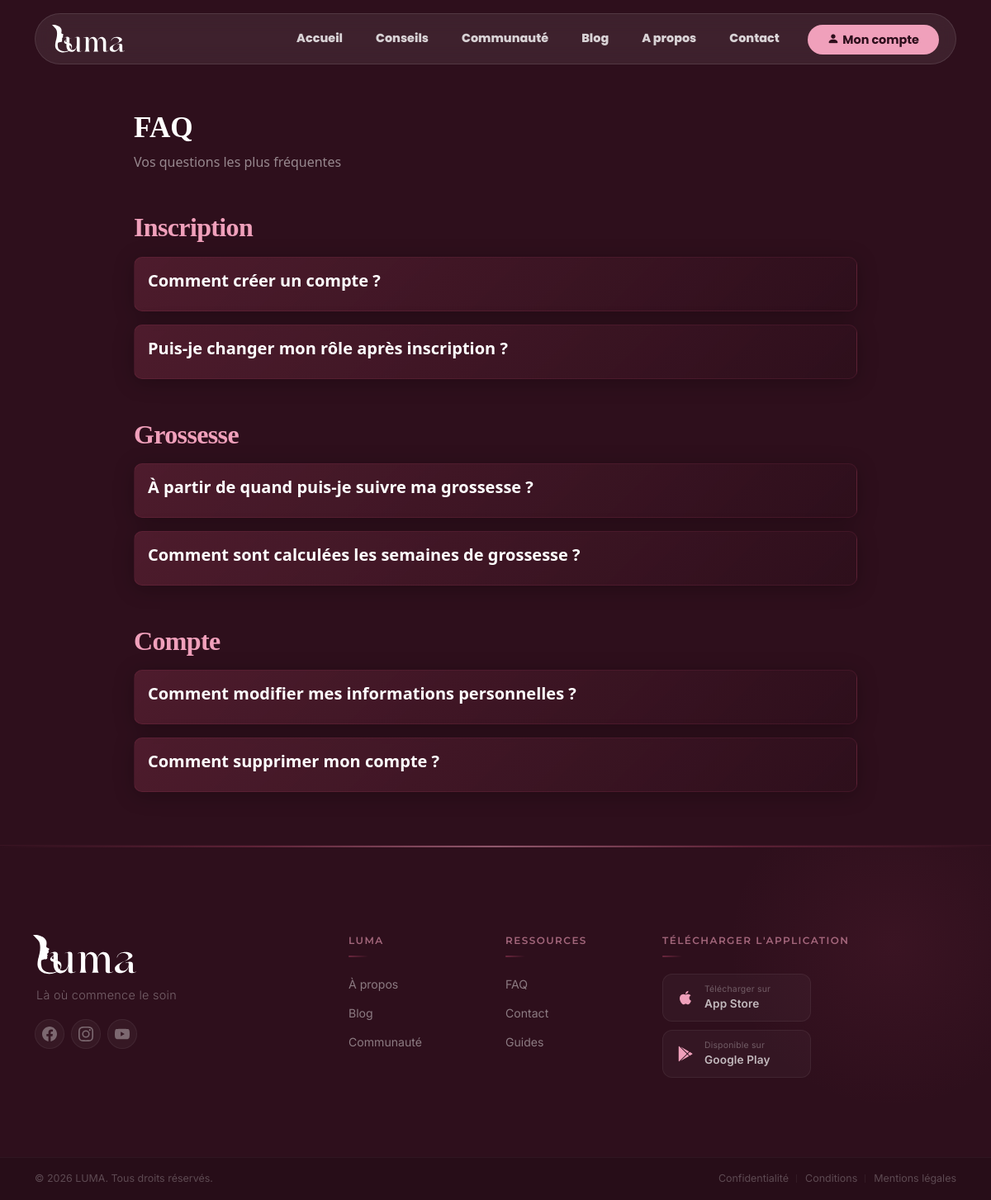
Page /faq on the committed database.
### tables this page shows
CREATE TABLE faqs (
    id INT AUTO_INCREMENT PRIMARY KEY,
    category VARCHAR(100) DEFAULT NULL,
    question TEXT NOT NULL,
    answer TEXT NOT NULL,
    display_order INT DEFAULT 0
);

### app/Core/View.php (called while the page is built, shortened)
<?php
class View {
    public static function render($view, $data = [], $layout = 'front') {
        extract($data);
        require __DIR__ . "/../../views/{$view}.php";
    }
}

### app/Controllers/FaqController.php (called while the page is built, shortened)
<?php
class FaqController {
    public function index() {
        $db = Database::getInstance();
        $faqs = $db->fetchAll("SELECT * FROM faqs ORDER BY display_order ASC");
        $grouped = [];
        foreach ($faqs as $faq) {
            $cat = $faq['category'] ?? 'Général';
            $grouped[$cat][] = $faq;
        }
        View::render('pages/faq', compact('grouped'), 'front');
    }
}

### public/index.php (called while the page is built, shortened)
<?php
$router = new Router();
$url = $_GET['url'] ?? '';
$router->dispatch($_SERVER['REQUEST_METHOD'], $url);

### app/Core/Database.php (called while the page is built, shortened)
<?php
class Database {
    private static $instance = null;
    private $pdo;
    private function __construct() {
        $this->pdo = new \PDO(
            "mysql:host=" . DB_HOST . ";dbname=" . DB_NAME . ";charset=utf8mb4",
            DB_USER,
            DB_PASS,
            [\PDO::ATTR_ERRMODE => \PDO::ERRMODE_EXCEPTION, \PDO::ATTR_DEFAULT_FETCH_MODE => \PDO::FETCH_ASSOC]
        );
    }
    public static function getInstance() {
        if (self::$instance === null) self::$instance = new self();
        return self::$instance;
    }
    public function query($sql, $params = []) {
        $stmt = $this->pdo->prepare($sql);
        $stmt->execute();
        return $stmt;
    }
    public function fetchAll($sql, $params = []) { return $this->query($sql, $params)->fetchAll(); }
}

### views/pages/faq.php (the view, shortened to what this page needs)
<section class="py-5" data-animate="fade-up">
  <div class="container" style="max-width:900px;">
    <h1 class="section-title">FAQ</h1>
    <p class="section-subtitle">Vos questions les plus fréquentes</p>
    <?php foreach ($grouped as $category => $faqs): ?>
      <h2 class="font-heading text-light-pink mt-5 mb-3" style="font-size:32px;"><?= htmlspecialchars($category) ?></h2>
      <div class="animate-stagger">
      <?php foreach ($faqs as $faq): ?>
      <div class="card card-luma mb-3" data-animate="fade-up">
        <div class="card-body">
          <h5 class="card-title text-white fw-bold" style="cursor:pointer;" onclick="this.parentElement.nextElementSibling.classList.toggle('d-none')">
            <?= htmlspecialchars($faq['question']) ?>
          </h5>
        </div>
      </div>
      <?php endforeach; ?>
      </div>
    <?php endforeach; ?>
  </div>
</section>

### app/Core/Router.php (shortened to what this page needs)
<?php
class Router {
    private $routes = [];
    public function get($path, $handler) { $this->routes['GET'][$path] = $handler; }
    public function post($path, $handler) { $this->routes['POST'][$path] = $handler; }
    public function dispatch($method, $url) {
        $url = $url ? trim($url, '/') : '';
        foreach ($this->routes[$method] ?? [] as $pattern => $handler) {
            $pattern = preg_replace('/\{(\w+)\}/', '(?P<$1>[^/]+)', $pattern);
            if (preg_match('#^' . $pattern . '$#', $url, $matches)) {
                $params = array_filter($matches, 'is_string', ARRAY_FILTER_USE_KEY);
                [$controller, $action] = explode('@', $handler);
                $controller = "App\\Controllers\\{$controller}";
                $instance = new $controller();
                call_user_func_array([$instance, $action], $params);
                return;
            }
        }
    }
}

### public/assets/css/style.css (style rules this page uses)
:root { --luma-bg: #2E0F1C; --luma-card: #632538; --luma-pink: #C94B72; --luma-light: #F0A0BB; --luma-teal: #70A2B4; --luma-text: #F5F5F5; --luma-muted: #9FB3DF; --luma-glass: rgba(255, 255, 255, 0.10); }
[data-bs-theme="dark"] { --bs-body-bg: #2E0F1C; --bs-body-color: #F5F5F5; --bs-primary: #F0A0BB; --bs-primary-rgb: 240, 160, 187; --bs-secondary: #632538; --bs-secondary-rgb: 99, 37, 56; --bs-card-bg: #632538; --bs-card-border-color: #C94B72; --bs-border-color: #C94B72; --bs-navbar-bg: rgba(46, 15, 28, 0.95); --bs-link-color: #F0A0BB; --bs-link-hover-color: #C94B72; }
.font-heading { font-family: 'Royalist', serif; }
.text-light-pink { color: var(--luma-light) !important; }
.section-title { font-family: 'Royalist', serif; font-size: 64px; }
.section-subtitle { font-size: 32px; color: var(--luma-teal); }
.card-luma { background: var(--luma-card); border: 1px solid var(--luma-pink); border-radius: 10px; }

### public/assets/css/animations.css (style rules this page uses)
:root { --luma-ease-smooth: cubic-bezier(0.16, 1, 0.3, 1); --luma-ease-out: cubic-bezier(0, 0, 0.2, 1); --luma-ease-in: cubic-bezier(0.4, 0, 1, 1); --luma-duration-fast: 0.2s; --luma-duration-base: 0.3s; --luma-duration-slow: 0.5s; --luma-duration-reveal: 0.6s; }
.animate-fade-up { animation: luma-fade-up var(--luma-duration-reveal, 0.6s) var(--luma-ease-out) both; }
.animate-stagger > * { animation: luma-fade-up var(--luma-duration-reveal, 0.6s) var(--luma-ease-out) both; animation-delay: calc(var(--stagger-index, 0) * 0.08s); }
.animate-stagger > *:nth-child(1) { --stagger-index: 1; }
.animate-stagger > *:nth-child(2) { --stagger-index: 2; }

### rows in the picture
faqs: question "Comment créer un compte ?"
faqs: question "Puis-je changer mon rôle après inscription ?"
faqs: question "À partir de quand puis-je suivre ma grossesse ?"
faqs: question "Comment sont calculées les semaines de grossesse ?"
faqs: question "Comment modifier mes informations personnelles ?"
faqs: question "Comment supprimer mon compte ?"

### other values in the picture
$category "Inscription"
$category "Grossesse"
$category "Compte"
